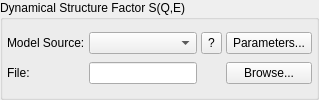
        <widget class="QGroupBox" name="groupBoxSqw">
         <property name="title">
          <string>Dynamical Structure Factor S(Q,E)</string>
         </property>
         <layout class="QGridLayout" name="gridLayout_8">
          <property name="leftMargin">
           <number>4</number>
          </property>
          <property name="topMargin">
           <number>4</number>
          </property>
          <property name="rightMargin">
           <number>4</number>
          </property>
          <property name="bottomMargin">
           <number>4</number>
          </property>
          <property name="horizontalSpacing">
           <number>4</number>
          </property>
          <property name="verticalSpacing">
           <number>0</number>
          </property>
          <item row="0" column="1">
           <widget class="QComboBox" name="comboSqw">
            <property name="sizePolicy">
             <sizepolicy hsizetype="Expanding" vsizetype="Fixed">
              <horstretch>0</horstretch>
              <verstretch>0</verstretch>
             </sizepolicy>
            </property>
           </widget>
          </item>
          <item row="1" column="0">
           <widget class="QLabel" name="label_9">
            <property name="sizePolicy">
             <sizepolicy hsizetype="Fixed" vsizetype="Preferred">
              <horstretch>0</horstretch>
              <verstretch>0</verstretch>
             </sizepolicy>
            </property>
            <property name="text">
             <string>File:</string>
            </property>
           </widget>
          </item>
          <item row="1" column="1">
           <widget class="QLineEdit" name="editSqw"/>
          </item>
          <item row="1" column="3">
           <widget class="QToolButton" name="btnBrowseSqw">
            <property name="sizePolicy">
             <sizepolicy hsizetype="Minimum" vsizetype="Minimum">
              <horstretch>0</horstretch>
              <verstretch>0</verstretch>
             </sizepolicy>
            </property>
            <property name="toolTip">
             <string>Browse for S(Q,E) configuration files.</string>
            </property>
            <property name="text">
             <string>Browse...</string>
            </property>
           </widget>
          </item>
          <item row="0" column="2">
           <widget class="QToolButton" name="btnSqwHelp">
            <property name="sizePolicy">
             <sizepolicy hsizetype="Fixed" vsizetype="Minimum">
              <horstretch>0</horstretch>
              <verstretch>0</verstretch>
             </sizepolicy>
            </property>
            <property name="toolTip">
             <string>Show the S(Q,E) module's help.</string>
            </property>
            <property name="text">
             <string>?</string>
            </property>
           </widget>
          </item>
          <item row="0" column="3">
           <widget class="QToolButton" name="btnSqwParams">
            <property name="sizePolicy">
             <sizepolicy hsizetype="Fixed" vsizetype="Minimum">
              <horstretch>0</horstretch>
              <verstretch>0</verstretch>
             </sizepolicy>
            </property>
            <property name="toolTip">
             <string>Set S(Q,E) model parameters.</string>
            </property>
            <property name="text">
             <string>Parameters...</string>
            </property>
           </widget>
          </item>
          <item row="0" column="0">
           <widget class="QLabel" name="label_8">
            <property name="sizePolicy">
             <sizepolicy hsizetype="Fixed" vsizetype="Preferred">
              <horstretch>0</horstretch>
              <verstretch>0</verstretch>
             </sizepolicy>
            </property>
            <property name="text">
             <string>Model Source:</string>
            </property>
           </widget>
          </item>
         </layout>
        </widget>
